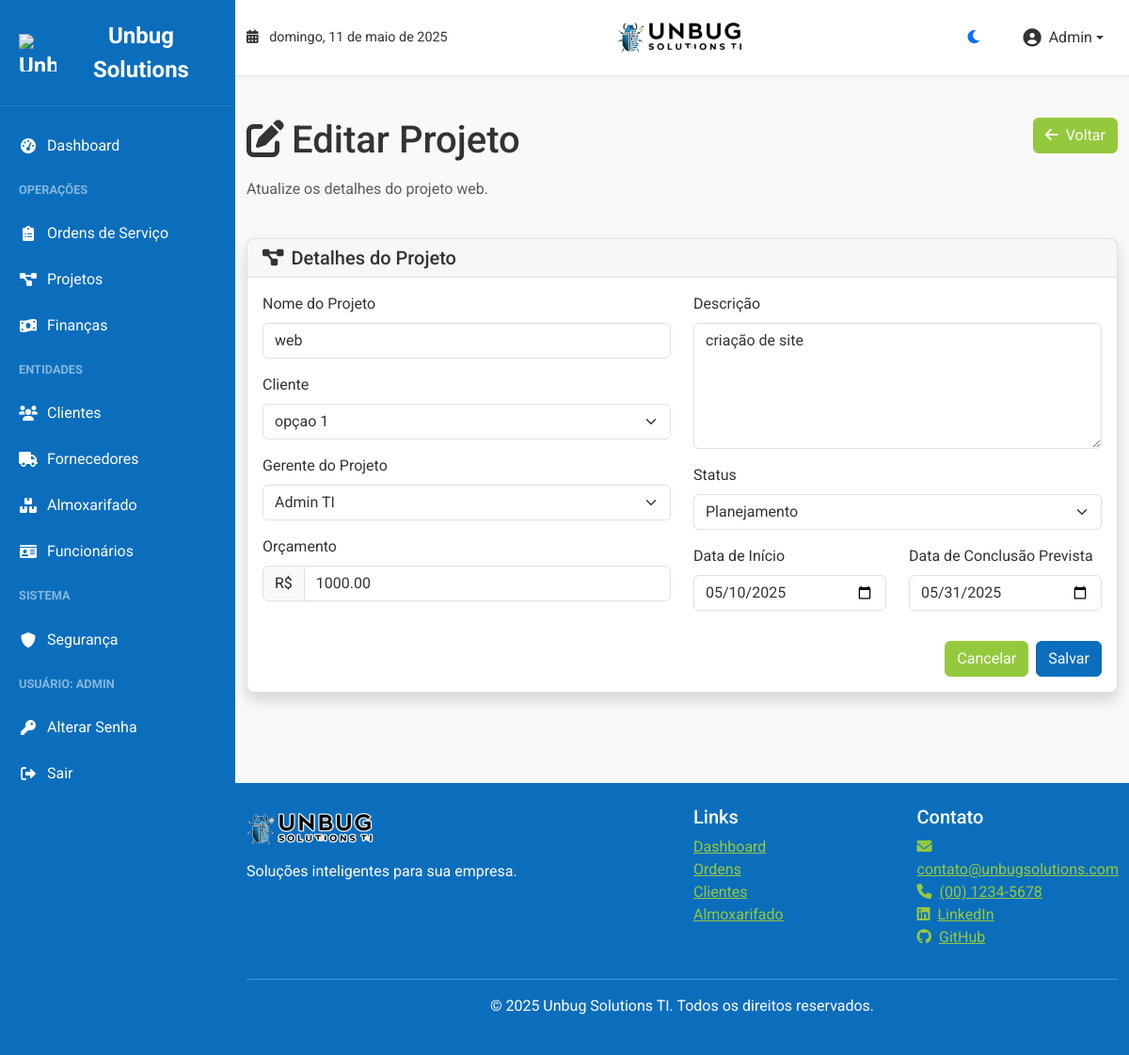
The app's page /orders/projects/1/edit (signed in) with its own data.
### models.py (models this page shows)
class Employee(db.Model):
    id = db.Column(db.Integer, primary_key=True)
    first_name = db.Column(db.String(50), nullable=False)
    last_name = db.Column(db.String(50), nullable=False)
    position = db.Column(db.String(100))
    department = db.Column(db.String(100))
    phone = db.Column(db.String(20))
    hire_date = db.Column(db.Date, default=datetime.utcnow)
    active = db.Column(db.Boolean, default=True)
    created_at = db.Column(db.DateTime, default=datetime.utcnow)
    updated_at = db.Column(db.DateTime, default=datetime.utcnow, onupdate=datetime.utcnow)
    user_id = db.Column(db.Integer, ForeignKey('user.id'))
    user = relationship("User", back_populates="employee")
    service_orders = relationship("ServiceOrder", back_populates="employee")
    projects = relationship("Project", back_populates="manager")
    @property
    def full_name(self):
        return f"{self.first_name} {self.last_name}"

class Project(db.Model):
    id = db.Column(db.Integer, primary_key=True)
    name = db.Column(db.String(200), nullable=False)
    description = db.Column(db.Text)
    status = db.Column(db.String(20), default='planning')  # planning, in_progress, on_hold, completed, cancelled
    start_date = db.Column(db.DateTime)
    end_date = db.Column(db.DateTime)
    budget = db.Column(db.Numeric(10, 2))
    created_at = db.Column(db.DateTime, default=datetime.utcnow)
    updated_at = db.Column(db.DateTime, default=datetime.utcnow, onupdate=datetime.utcnow)
    client_id = db.Column(db.Integer, ForeignKey('client.id'))
    client = relationship("Client", back_populates="projects")
    manager_id = db.Column(db.Integer, ForeignKey('employee.id'))
    manager = relationship("Employee", back_populates="projects")
    financial_entries = relationship("FinancialEntry", back_populates="project")

### blueprints/orders.py (the view, shortened to what this page needs)
@orders_bp.route('/projects/<int:project_id>/edit', methods=['GET', 'POST'])
@login_required
def edit_project(project_id):
    project = Project.query.get_or_404(project_id)
    form = ProjectForm(obj=project)
    form.client_id.choices = [(client.id, client.name) for client in Client.query.filter_by(active=True).all()]
    form.manager_id.choices = [(emp.id, emp.full_name) for emp in Employee.query.filter_by(active=True).all()]
    return render_template('orders/edit_project.html', form=form, project=project)

### templates/orders/edit_project.html (shortened to what this page needs)
{% extends 'base.html' %}
{% block content %}
<div class="row mb-4">
    <div class="col-md-8">
        <h1 class="mb-3"><i class="fas fa-edit me-2"></i>Editar Projeto</h1>
        <p class="text-muted">Atualize os detalhes do projeto {{ project.name }}.</p>
    </div>
    <div class="col-md-4 text-end">
        <a href="{{ url_for('orders.projects') }}" class="btn btn-secondary">
            <i class="fas fa-arrow-left me-2"></i>Voltar
        </a>
    </div>
</div>
<div class="card shadow">
    <div class="card-header">
        <h5 class="mb-0"><i class="fas fa-project-diagram me-2"></i>Detalhes do Projeto</h5>
    </div>
    <div class="card-body">
        <form method="POST" action="{{ url_for('orders.edit_project', project_id=project.id) }}">
            <div class="row">
                <div class="col-md-6">
                    <div class="mb-3">
                        <label for="name" class="form-label">{{ form.name.label }}</label>
                        {{ form.name(class="form-control") }}
                    </div>
                    <div class="mb-3">
                        <label for="client_id" class="form-label">{{ form.client_id.label }}</label>
                        {{ form.client_id(class="form-select") }}
                    </div>
                    <div class="mb-3">
                        <label for="manager_id" class="form-label">{{ form.manager_id.label }}</label>
                        {{ form.manager_id(class="form-select") }}
                    </div>
                    <div class="mb-3">
                        <label for="budget" class="form-label">{{ form.budget.label }}</label>
                        <div class="input-group">
                            <span class="input-group-text">R$</span>
                            {{ form.budget(class="form-control") }}
                        </div>
                    </div>
                </div>
                <div class="col-md-6">
                    <div class="mb-3">
                        <label for="description" class="form-label">{{ form.description.label }}</label>
                        {{ form.description(class="form-control", rows=5) }}
                    </div>
                    <div class="mb-3">
                        <label for="status" class="form-label">{{ form.status.label }}</label>
                        {{ form.status(class="form-select") }}
                    </div>
                    <div class="row">
                        <div class="col-md-6 mb-3">
                            <label for="start_date" class="form-label">{{ form.start_date.label }}</label>
                            {{ form.start_date(class="form-control", type="date") }}
                        </div>
                        <div class="col-md-6 mb-3">
                            <label for="end_date" class="form-label">{{ form.end_date.label }}</label>
                            {{ form.end_date(class="form-control", type="date") }}
                        </div>
                    </div>
                </div>
            </div>
            <div class="d-flex justify-content-end mt-3">
                <a href="{{ url_for('orders.projects') }}" class="btn btn-secondary me-2">Cancelar</a>
                {{ form.submit(class="btn btn-primary") }}
            </div>
        </form>
    </div>
</div>
{% endblock %}

### templates/base.html (shortened to what this page needs)
<!DOCTYPE html>
<html lang="pt-br">
<head>
    <link href="https://cdn.jsdelivr.net/npm/bootstrap@5.3.0-alpha1/dist/css/bootstrap.min.css" rel="stylesheet">
    <link rel="stylesheet" href="https://cdnjs.cloudflare.com/ajax/libs/font-awesome/6.0.0/css/all.min.css">
    <link rel="stylesheet" href="{{ url_for('static', filename='css/style.css') }}">
</head>
<body class="light-theme">
    {% if current_user.is_authenticated %}
    <div id="sidebar" class="sidebar">
        <div class="sidebar-header">
            <div class="sidebar-brand">
                <img src="{{ url_for('static', filename='img/unbug_symbol.png') }}" alt="Unbug Solutions TI Logo" class="logo-icon">
                <span>Unbug Solutions</span>
            </div>
        </div>
        <ul class="sidebar-nav">
            <li class="nav-item">
                <a href="{{ url_for('dashboard.index') }}" class="{% if request.path.startswith('/dashboard') %}active{% endif %}">
                    <i class="fas fa-tachometer-alt"></i> Dashboard
                </a>
            </li>
            <li class="nav-item-header">Operações</li>
            <li class="nav-item">
                <a href="{{ url_for('orders.index') }}" class="{% if request.path == url_for('orders.index') %}active{% endif %}">
                    <i class="fas fa-clipboard-list"></i> Ordens de Serviço
                </a>
            </li>
            <li class="nav-item">
                <a href="{{ url_for('orders.projects') }}" class="{% if request.path == url_for('orders.projects') %}active{% endif %}">
                    <i class="fas fa-project-diagram"></i> Projetos
                </a>
            </li>
            {% if current_user.has_finance_access() %}
            <li class="nav-item">
                <a href="{{ url_for('finance.index') }}" class="{% if request.path.startswith('/finance') %}active{% endif %}">
                    <i class="fas fa-money-bill-wave"></i> Finanças
                </a>
            </li>
            {% endif %}
            <li class="nav-item-header">Entidades</li>
            <li class="nav-item">
                <a href="{{ url_for('clients.index') }}" class="{% if request.path.startswith('/clients') %}active{% endif %}">
                    <i class="fas fa-users"></i> Clientes
                </a>
            </li>
            <li class="nav-item">
                <a href="{{ url_for('clients.suppliers') }}" class="{% if request.path == url_for('clients.suppliers') %}active{% endif %}">
                    <i class="fas fa-truck"></i> Fornecedores
                </a>
            </li>
            <li class="nav-item">
                <a href="{{ url_for('stock.index') }}" class="{% if request.path.startswith('/stock') %}active{% endif %}">
                    <i class="fas fa-boxes"></i> Almoxarifado
                </a>
            </li>
            <li class="nav-item">
                <a href="{{ url_for('employees.index') }}" class="{% if request.path.startswith('/employees') %}active{% endif %}">
                    <i class="fas fa-id-card"></i> Funcionários
                </a>
            </li>
            {% if current_user.has_security_access() %}
            <li class="nav-item-header">Sistema</li>
            <li class="nav-item">
                <a href="{{ url_for('security.index') }}" class="{% if request.path.startswith('/security') %}active{% endif %}">
                    <i class="fas fa-shield-alt"></i> Segurança
                </a>
            </li>
            {% endif %}
            <li class="nav-item-header">Usuário: {{ current_user.employee.first_name if current_user.employee else current_user.username }}</li>
            <li class="nav-item">
                <a href="{{ url_for('auth.change_password') }}">
                    <i class="fas fa-key"></i> Alterar Senha
                </a>
            </li>
            <li class="nav-item">
                <a href="{{ url_for('auth.logout') }}">
                    <i class="fas fa-sign-out-alt"></i> Sair
                </a>
            </li>
        </ul>
    </div>
    {% endif %}
    <div class="main-content">
        <header class="app-header">
            <div class="container-fluid">
                <div class="row align-items-center">
                    <div class="col-md-4 d-none d-md-block">
                        <div class="header-date">
                            <i class="fas fa-calendar-alt me-2"></i>
                            <span id="header-date"></span>
                        </div>
                    </div>
                    <div class="col-md-4 text-center">
                        <div class="header-logo">
                            <img src="{{ url_for('static', filename='img/unbug_horizontal.png') }}" alt="Unbug Solutions TI">
                        </div>
                    </div>
                    <div class="col-md-4">
                        <div class="header-user-menu d-flex justify-content-end align-items-center">
                            <button class="btn btn-link text-decoration-none me-3" id="header-theme-toggle">
                                <i class="fas fa-moon"></i>
                            </button>
                            <div class="dropdown">
                                <button class="header-user-button dropdown-toggle" type="button" id="userMenuDropdown" data-bs-toggle="dropdown" aria-expanded="false">
                                    <i class="fas fa-user-circle me-2"></i>
                                    <span class="d-none d-sm-inline">{{ current_user.employee.first_name if current_user.employee else current_user.username }}</span>
                                </button>
                            </div>
                        </div>
                    </div>
                </div>
            </div>
        </header>
        <main class="container py-4">
            {% block content %}{% endblock %}
        </main>
        {% if current_user.is_authenticated %}
        <footer class="mt-5">
        <div class="container">
            <div class="row">
                <div class="col-md-6">
                    <div class="footer-logo-container mb-2">
                        <img src="{{ url_for('static', filename='img/unbug_horizontal.png') }}" alt="Unbug Solutions TI" class="footer-logo">
                    </div>
                    <p>Soluções inteligentes para sua empresa.</p>
                </div>
                <div class="col-md-3">
                    <h5>Links</h5>
                    <ul class="list-unstyled">
                        <li><a href="{{ url_for('dashboard.index') }}">Dashboard</a></li>
                        <li><a href="{{ url_for('orders.index') }}">Ordens</a></li>
                        <li><a href="{{ url_for('clients.index') }}">Clientes</a></li>
                        <li><a href="{{ url_for('stock.index') }}">Almoxarifado</a></li>
                    </ul>
                </div>
                <div class="col-md-3">
                    <h5>Contato</h5>
                    <ul class="list-unstyled">
                        <li><a href="mailto:contato@unbugsolutions.com"><i class="fas fa-envelope me-2"></i>contato@unbugsolutions.com</a></li>
                        <li><a href="#"><i class="fas fa-phone me-2"></i>(00) 1234-5678</a></li>
                        <li><a href="#"><i class="fab fa-linkedin me-2"></i>LinkedIn</a></li>
                        <li><a href="#"><i class="fab fa-github me-2"></i>GitHub</a></li>
                    </ul>
                </div>
            </div>
            <hr>
            <div class="row">
                <div class="col-md-12 text-center">
                    <p>&copy; 2025 Unbug Solutions TI. Todos os direitos reservados.</p>
                </div>
            </div>
        </div>
        </footer>
        {% endif %}
    </div>
</body>
</html>

### records on screen
Employee: employee "ADMIN", employee "Admin"
Project: name "web", client_id "opçao 1", manager_id "Admin TI", budget "1000.00", description "criação de site", status "Planejamento", start_date "05/10/2025", end_date "05/31/2025"
